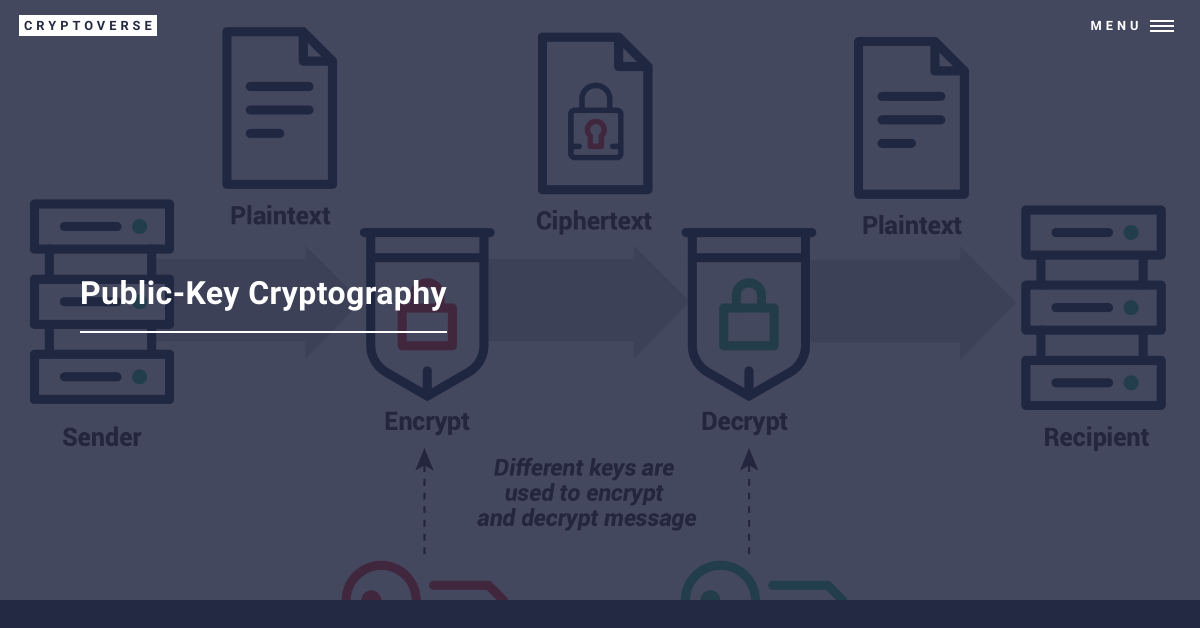
Page /public.html on the earlier database version.
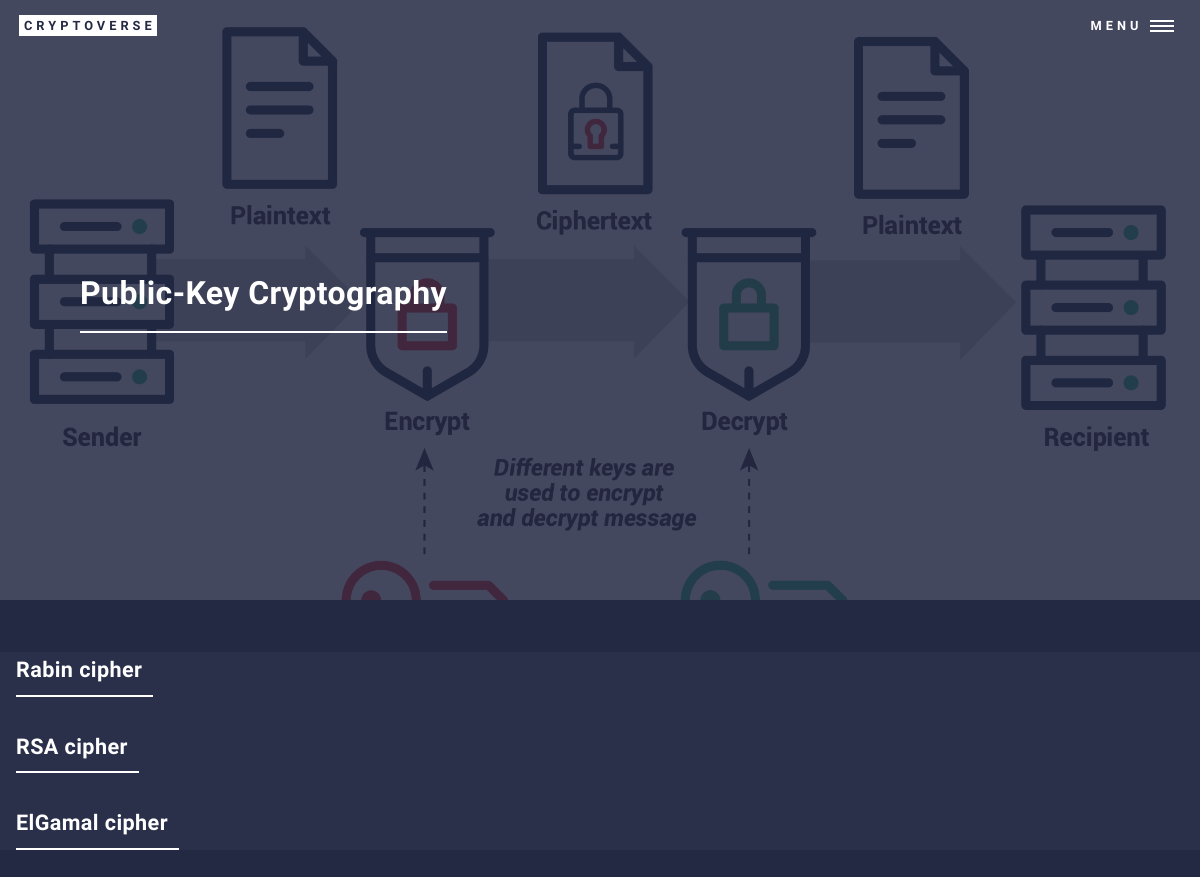
Same page on the later database version.
### cryptosystem/models.py (models this page shows)
class Cryptosystem(models.Model):
    name = models.TextField()
    description = models.TextField()

### cryptoverse/views.py (the view)
# urls.py: path('public.html', public_view), #public
def public_view(request, *args, **kwargs):
    cryptosystem_qs = Cryptosystem.objects.all()
    change_page("home")
    context = {
        "object_list" : cryptosystem_qs,
    }
    HTML_STRING = render_to_string("public.html", context=context)
    return HttpResponse(HTML_STRING)

### cryptosystem/views.py (called while the page is built)
def change_page(name):
    global page
    global count_falla
    if name!= page:
        page=name
        count_falla=0
        default_graph()

### templates/public.html (shortened to what this page needs)
{% extends "base.html" %}
{% load static %}
{% block content %}
<section id="banner" class="major">
    <div class="inner">
        <header class="major">
            <h1>Public-Key Cryptography</h1>
        </header>
    </div>
</section>
<div id="main">
    <section id="two" class="titles">
        <ul>
            {% for x in object_list %}
                {% if x.description == 'public-key' %}
                <header class="major">
                    <h3><a href='/CS/{{x.name}}/'>{{x.name}} cipher</a></h3>
                </header>
                {% endif %}
            {% endfor %}
        </ul>
    </section>
</div>
{% endblock content %}

Differences in the rows shown:
added Cryptosystem: name "Rabin"
added Cryptosystem: name "RSA"
added Cryptosystem: name "ElGamal"
